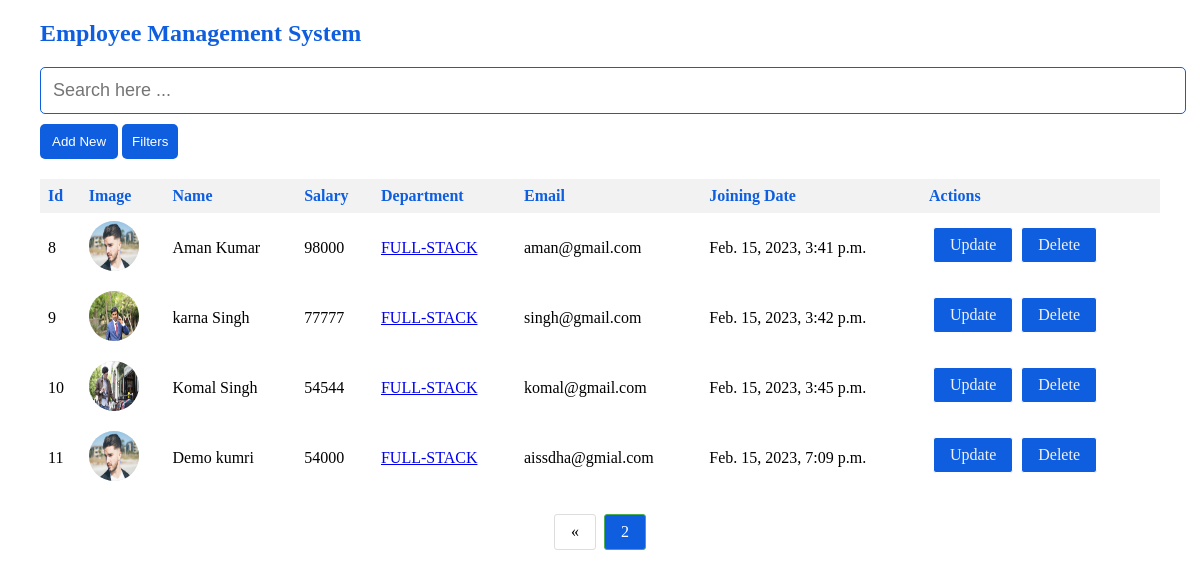
Page /employees/?page=2 on the committed database.
### employees_app/models.py (models this page shows)
class Employee(models.Model):
    user  = models.ForeignKey(User, on_delete=models.CASCADE)
    name = models.CharField(max_length=50)
    email = models.EmailField(unique=True, max_length=100)
    dept  = models.ForeignKey(Department, on_delete=models.CASCADE)
    salary = models.PositiveIntegerField()
    join_date = models.DateTimeField(auto_now_add=True)
    image     = models.ImageField(upload_to='Employee/images')

class Department(models.Model):
    name = models.CharField(max_length=50)
    def __str__(self):
        return str(self.name).upper()  # receiving in upper case

### employees_app/views.py (the view)
# urls.py: path('', homepage, name='homepage'),
def homepage(request):
    all_emp = Employee.objects.all()
    paginator = Paginator(all_emp, 5, orphans=1) # paginator obj created
    page_number = request.GET.get('page')
    page_obj    = paginator.get_page(page_number)
    return render(request, 'emp_app/home.html', {'page_obj': page_obj})

### employees_app/templates/emp_app/home.html (shortened to what this page needs)
{% extends "emp_app/base.html" %}
{% load static %}
{% block css_link %}
 <link rel="stylesheet" href="{% static 'emp_app/css/home_style.css' %}">
 {% endblock css_link %}
{% block main_content %}
<h2 class="hdr" >
    Employee Management System </h2>
<div class="additional">
   <form action="{% url 'employeesFilter' 'by'  %}" method='post'>
    <input class="search" name='filters' type="text" placeholder="Search here ... ">
   </form>
   <button class="btn" id="newemp"><a href="{% url 'addEmployees'  %}">Add New</a></button>
   <div class="dropdown">
       <button class="dropbtn">Filters</button>
   </div>
</div>
<div style="overflow-x: auto;">
 <table>
   <tr >
     <th>Id</th>
     <th>Image</th>
     <th>Name</th>
     <th>Salary</th>
     <th>Department</th>
     <th>Email</th>
     <th>Joining Date</th>
     <th>Actions</th>
   </tr>
        {% for emp in page_obj %}
            <tr class="trhvr">
            <td>{{emp.id}}</td>
            <td><img class="userimg" src="{{emp.image.url}}" alt=""></td>
            <td>{{emp.name}}</a> </td>
            <td>{{emp.salary}}</td>
            <td><a href="{% url 'details'  emp.dept %}">{{emp.dept}}</a></td>
            <td>{{emp.email}}</td>
            <td>{{emp.join_date}}</td>
            <td class='actionbtn'>
                    <a href="{% url 'update_employee' emp.id %}">Update</a>
                    <a class='delete' href="{% url 'deleteEmployee' emp.id %}">Delete</a>
            </td>
            </tr>
        {% endfor  %}
 </table>
</div>
<div class="pagecenter">
    <div class="pagination">
        {% if page_obj.has_previous %}
            <a href="?page={{page_obj.previous_page_number}}">&laquo;</a>
        {% endif %}
        <a href="#" class="active">{{page_obj.number}} </a>
    </div>
 </div>
{% endblock main_content  %}

### employees_app/static/emp_app/css/home_style.css (style rules this page uses)
body { margin: 20px 40px ; align-items: center; justify-content: center; height: 100vh; }
table { border-collapse: collapse; width: 100%; }
th { background-color: #f2f2f2; color: #0e5edf; }
th, td { text-align: left; padding: 8px; }
.dropbtn { background-color: #0e5edf; border-radius: 5px; color: white; padding: 10px; border: none; }
.dropdown { position: relative; display: inline-block; }
.search { width: 100%; padding: 12px; font-size: 18px; border: 1px solid #0e5edf ; margin-bottom: 10px; border-radius: 5px; }
.btn { padding: 10px 12px; background-color: #0e5edf; border: none; border-radius: 5px; }
.btn a { text-decoration: none; color: white; }
.additional { margin-bottom: 20px; }
.hdr { color: #0e5edf; }
.userimg { height: 50px; max-width: 50px; background-color: #ddd; border-radius: 150px; }
.pagecenter,.actionbtn { text-align: center; margin-top: 21px; }
.pagination { display: inline-block; }
.actionbtn a { color: #f1f1f1; float: left; padding: 8px 16px; text-decoration: none; transition: background-color .3s; background-color: #0e5edf; border: 1px solid #ffffff; margin: 0 4px; margin-bottom: 5px; border-radius: 3px; }
.pagination a { color: black; float: left; padding: 8px 16px; text-decoration: none; transition: background-color .3s; border: 1px solid #ddd; margin: 0 4px; border-radius: 3px; }
.pagination a.active { background-color: #0e5edf; color: white; border: 1px solid #4CAF50; }

### rows in the picture
Employee: id "8", image (picture), name "Aman Kumar", salary "98000", dept "FULL-STACK", email "aman@gmail.com", join_date "Feb. 15, 2023, 3:41 p.m."
Employee: id "9", image (picture), name "karna Singh", salary "77777", dept "FULL-STACK", email "singh@gmail.com", join_date "Feb. 15, 2023, 3:42 p.m."
Employee: id "10", image (picture), name "Komal Singh", salary "54544", dept "FULL-STACK", email "komal@gmail.com", join_date "Feb. 15, 2023, 3:45 p.m."
Employee: id "11", image (picture), name "Demo kumri", salary "54000", dept "FULL-STACK", email "aissdha@gmial.com", join_date "Feb. 15, 2023, 7:09 p.m."

### other values in the picture
{{ page_obj.number }} "2"
